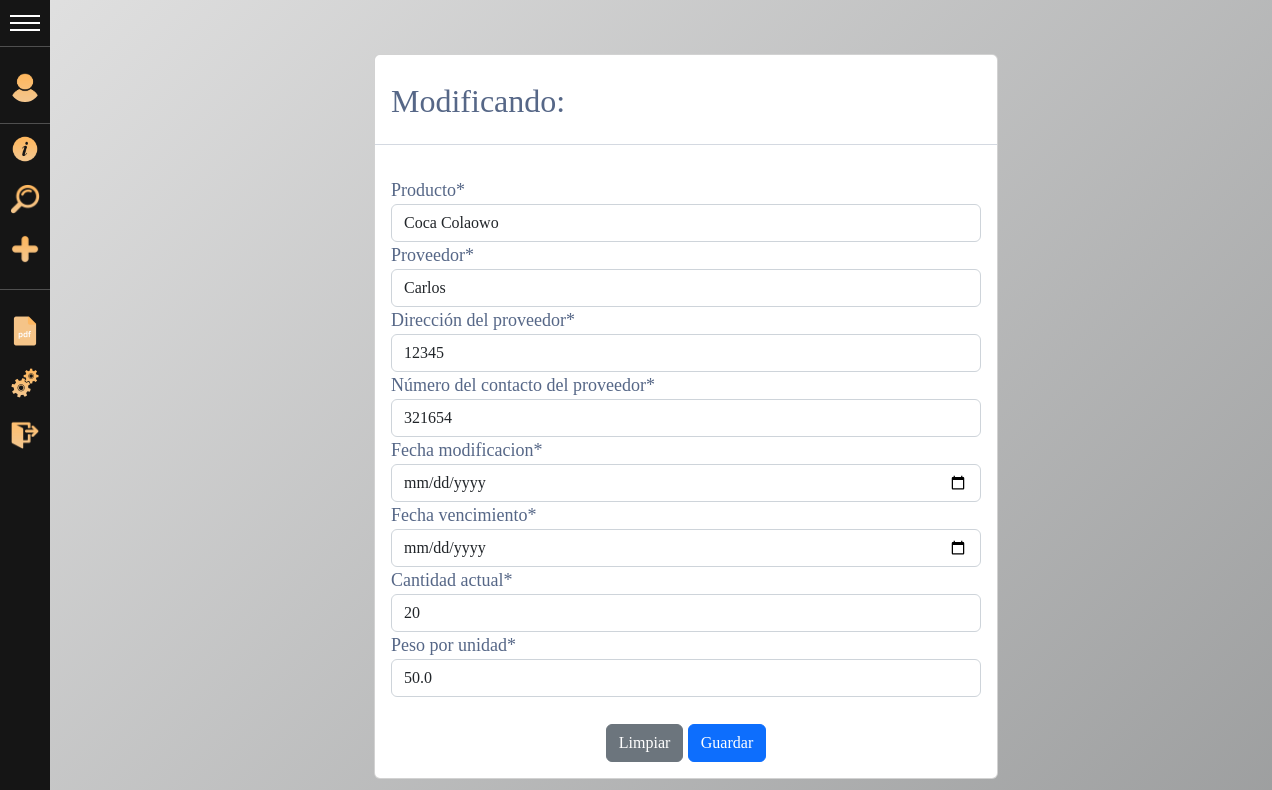
Screenshot of /modificar/2/ (signed in) with the database file from the repository.
### gestion/models.py (models this page shows)
class Informacion(models.Model):
    class Meta:
        verbose_name_plural = 'Información'
    id = models.AutoField(primary_key=True)
    producto = models.ForeignKey(Producto, on_delete=models.CASCADE, null=True)
    proveedor =  models.CharField(max_length = 255, verbose_name="Proveedor")
    direccion_proveedor =  models.CharField(max_length = 255, verbose_name="Dirección del proveedor")
    numero_proveedor =  models.CharField(max_length = 255, verbose_name="Número del contacto del proveedor")
    fecha_modificacion =  models.DateField(max_length = 20,verbose_name = "Fecha de modificación")
    fecha_vencimiento =  models.DateField(max_length = 20,verbose_name="Fecha de vencimiento")
    cantidad_productos = models.IntegerField(verbose_name="Cantidad actual")
    peso_unidad = models.FloatField(verbose_name="Peso por unidad")

### gestion/views.py (the view, shortened to what this page needs)
# urls.py: path('modificar/<id>/', FormularioInformacionView.modificar_producto),  #Modificar producto base
    @login_required
    def modificar_producto(request, id):
        producto = get_object_or_404(Informacion, id=id)
        data = {
            'form': formularioInformacion(instance=producto),
            'info': Producto
        }
        return render(request, 'modificar_producto.html', data)

### gestion/forms.py
class formularioInformacion(forms.ModelForm):
    fecha_modificacion = forms.DateField(widget=DatePickerInput)
    fecha_vencimiento = forms.DateField(widget=DatePickerInput)
    class Meta:
        model = Informacion
        fields = '__all__'

### gestion/models.py (called while the page is built)
    def __str__(self):
        return self.nombre_descripcion

### templates/modificar_producto.html (shortened to what this page needs)
{% extends "base.html"%}
{% load crispy_forms_tags %}
{%block content %}
<br>
<br>
<div class="row">
    <div class="col-12 col-md-6 offset-md-3">
        <div class="card">
            <h2>&nbsp;&nbsp;Modificando: {{info}}</h2>
            <hr>
            <div class="card-body">
                <form action="" method="POST" enctype="multipart/form-data">
                    {{ form|crispy }}
                    <br>
                    <div class="d-flex justify-content-center">
                        <input type="reset" value="Limpiar" class="btn btn-secondary">
                        <input id="id_btn" type="submit" value="Guardar" class="btn btn-primary">
                    </div>
                </form>
            </div>
        </div>
    </div>
</div>
{%endblock%}

### static/lista.css (style rules this page uses)
body { margin: 0; width: 100%; height: 100vh; background: linear-gradient(-45deg, #f4eeed, #cbc7c8, #87898a, #e1e1e1); background-size: 400% 400%; animation: gradiente 15s ease infinite; overflow-y: scroll; overflow-x: hidden; }
body { color: #566787; font-family: 'Varela Round', sans-serif; font-size: 13px; }

### static/menu2.css (style rules this page uses)
:root { --width: 300px; --padding: 10px; --bgcolor: rgb(21, 21, 21); --hovercolor: rgb(79, 79, 79); --width-collapsed: 50px; }
body { font-family: Cambria, Cochin, Georgia, Times, 'Times New Roman', serif; font-size: 18px; padding: 0; margin: 0; margin-left: var(--width-collapsed); transition: 0.4s; }

### static/search.css (style rules this page uses)
* { margin: 0; padding: 0; box-sizing: border-box; }

### rows the page displays
Informacion: producto "Coca Colaowo", proveedor "Carlos", direccion_proveedor "12345", numero_proveedor "321654", cantidad_productos "20", peso_unidad "50.0"
